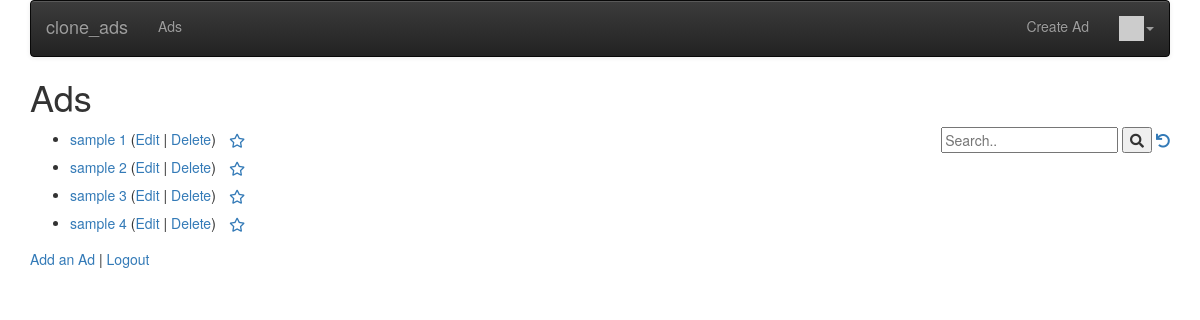
Screenshot of /ads/ (signed in) with the database file from the repository.
### ads/models.py (models this page shows, shortened)
class Ad(models.Model) :
    title = models.CharField(
            max_length=200,
            validators=[MinLengthValidator(2, "Title must be greater than 2 characters")]
    )
    price = models.DecimalField(max_digits=7, decimal_places=2, null=True)
    text = models.TextField()
    owner = models.ForeignKey(settings.AUTH_USER_MODEL, on_delete=models.CASCADE)
    comments = models.ManyToManyField(settings.AUTH_USER_MODEL, through='Comment', related_name='comments_owned')
    created_at = models.DateTimeField(auto_now_add=True)
    updated_at = models.DateTimeField(auto_now=True)
    picture = models.BinaryField(null=True, editable=True)
    content_type = models.CharField(max_length=256, null=True, help_text='The MIMEType of the file')
    favorites = models.ManyToManyField(settings.AUTH_USER_MODEL, through='Fav', related_name='favorite_ads')
    tags = TaggableManager(blank=True)

### ads/views.py (the view)
# urls.py: path("", views.AdListView.as_view(), name='all'),
class AdListView(OwnerListView):
    model = Ad
    template_name: str = "ads/ad_list.html"
    def get(self, request):
        strval = request.GET.get('search', False)
        if strval:
            query = Q(title__icontains=strval)
            query.add(Q(text__icontains=strval), Q.OR)
            ad_list = Ad.objects.filter(query).select_related().order_by('-updated_at')[:10]
        else:
            ad_list = Ad.objects.all()
        favorites = list()
        if request.user.is_authenticated:
            rows = request.user.favorite_ads.values('id')
            favorites = [row['id'] for row in rows]
        ctx = {'ad_list': ad_list, 'favorites': favorites, 'search': strval}
        return render(request, self.template_name, ctx)

### home/context_processors.py (called while the page is built)
def settings(request):
    return {
        'settings': django_settings,
    }

### home/templatetags/app_tags.py (called while the page is built)
@register.filter(name='gravatar')
def gravatar(user, size=35):
    email = str(user.email.strip().lower()).encode('utf-8')
    email_hash = md5(email).hexdigest()
    url = "//www.gravatar.com/avatar/{0}?s={1}&d=identicon&r=PG"
    return url.format(email_hash, size)

### ads/templates/ads/ad_list.html (shortened to what this page needs)
{% extends "base_menu.html" %}
{% block content %}
<h1>Ads</h1>
<div style="float:right">
  <form>
    <input type="text" placeholder="Search.." name="search"
    >
    <button type="submit"><i class="fa fa-search"></i></button>
  <a href="{% url 'ads:all' %}"><i class="fa fa-undo"></i></a>
  </form>
  </div>
<p>
{% if ad_list %}
<ul>
  {% for ad in ad_list %}
    <li>
        <a href="{% url 'ads:ad_detail'  ad.id %}">{{ ad.title }}</a>
        {% if ad.owner == user %}
        (<a href="{% url 'ads:ad_update' ad.id %}">Edit</a> |
        <a href="{% url 'ads:ad_delete' ad.id %}">Delete</a>)
        {% endif %}
        {% if user.is_authenticated %}
        <a href="#" onclick=
             "favPost('{% url 'ads:ad_favorite' ad.id %}', {{ ad.id }} );return false;"
            id="unfavorite_star_{{ad.id}}">
        <span class="fa-stack" style="vertical-align: middle;">
        <i class="fa fa-star-o fa-stack-1x"></i>
        </span>
        </a>
        {% endif %}
    </li>
  {% endfor %}
</ul>
{% else %}
  <p>There are no ads in the database.</p>
{% endif %}
</p>
<p>
<a href="{% url 'ads:ad_create' %}">Add an Ad</a> |
{% if user.is_authenticated %}
<a href="{% url 'logout' %}?next={% url 'ads:all' %}">Logout</a>
{% else %}
<a href="{% url 'login' %}?next={% url 'ads:all' %}">Login</a>
{% endif %}
</p>
{% endblock %}

### rows the page displays
Ad: title "sample 1", shows "Edit"
Ad: title "sample 2", shows "Edit"
Ad: title "sample 3", shows "Edit"
Ad: title "sample 4", shows "Edit"

### other values shown
{{ settings.APP_NAME }} "clone_ads"
